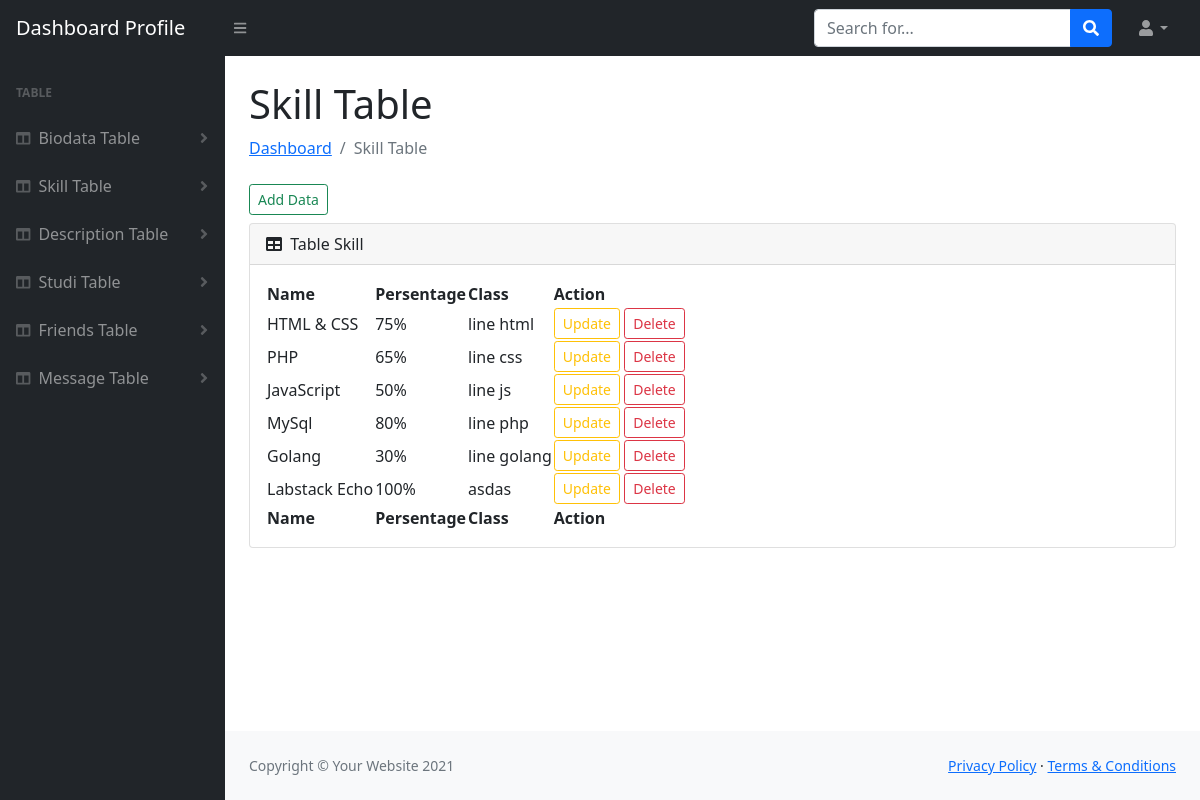
The app's page /dashboard/skill.php with its own data.
### tables this page shows
CREATE TABLE `skill` (
  `id` int(11) NOT NULL,
  `name` varchar(255) NOT NULL,
  `persen_val` varchar(25) NOT NULL,
  `class` varchar(50) NOT NULL
);

### dashboard/conn.php (called while the page is built, shortened)
<?php
    function connection(){
        $servername = "localhost";
        $username = "dev_web";
        $password = "masukaja12";
        $dbname = "dev_web";
        $conn = new mysqli($servername, $username, $password, $dbname);
        return $conn;
    }
?>

### dashboard/skill.php (the view, shortened to what this page needs)
<?php
    include('conn.php');
?>
<!DOCTYPE html>
<html lang="en">
    <head>
        <link href="https://cdn.jsdelivr.net/npm/simple-datatables@latest/dist/style.css" rel="stylesheet" />
        <link href="css/styles.css" rel="stylesheet" />
    </head>
    <body class="sb-nav-fixed">
        <nav class="sb-topnav navbar navbar-expand navbar-dark bg-dark">
            <a class="navbar-brand ps-3" href="<?php echo 'index.php';?>">Dashboard Profile</a>
            <button class="btn btn-link btn-sm order-1 order-lg-0 me-4 me-lg-0" id="sidebarToggle" href="#!"><i class="fas fa-bars"></i></button>
            <form class="d-none d-md-inline-block form-inline ms-auto me-0 me-md-3 my-2 my-md-0">
                <div class="input-group">
                    <input class="form-control" type="text" placeholder="Search for..." aria-label="Search for..." aria-describedby="btnNavbarSearch" />
                    <button class="btn btn-primary" id="btnNavbarSearch" type="button"><i class="fas fa-search"></i></button>
                </div>
            </form>
            <ul class="navbar-nav ms-auto ms-md-0 me-3 me-lg-4">
                <li class="nav-item dropdown">
                    <a class="nav-link dropdown-toggle" id="navbarDropdown" href="#" role="button" data-bs-toggle="dropdown" aria-expanded="false"><i class="fas fa-user fa-fw"></i></a>
                </li>
            </ul>
        </nav>
        <div id="layoutSidenav">
            <div id="layoutSidenav_nav">
                <nav class="sb-sidenav accordion sb-sidenav-dark" id="sidenavAccordion">
                    <div class="sb-sidenav-menu">
                        <div class="nav">
                            <div class="sb-sidenav-menu-heading">Table</div>
                            <a class="nav-link collapsed" href="#" data-bs-toggle="collapse" data-bs-target="#biodata" aria-expanded="false" aria-controls="collapseLayouts">
                                <div class="sb-nav-link-icon"><i class="fas fa-columns"></i></div>
                                Biodata Table
                                <div class="sb-sidenav-collapse-arrow"><i class="fas fa-angle-down"></i></div>
                            </a>
                            <a class="nav-link collapsed" href="#" data-bs-toggle="collapse" data-bs-target="#skill" aria-expanded="false" aria-controls="collapseLayouts">
                                <div class="sb-nav-link-icon"><i class="fas fa-columns"></i></div>
                                Skill Table
                                <div class="sb-sidenav-collapse-arrow"><i class="fas fa-angle-down"></i></div>
                            </a>
                            <a class="nav-link collapsed" href="#" data-bs-toggle="collapse" data-bs-target="#description" aria-expanded="false" aria-controls="collapseLayouts">
                                <div class="sb-nav-link-icon"><i class="fas fa-columns"></i></div>
                                Description Table
                                <div class="sb-sidenav-collapse-arrow"><i class="fas fa-angle-down"></i></div>
                            </a>
                            <a class="nav-link collapsed" href="#" data-bs-toggle="collapse" data-bs-target="#studi" aria-expanded="false" aria-controls="collapseLayouts">
                                <div class="sb-nav-link-icon"><i class="fas fa-columns"></i></div>
                                Studi Table
                                <div class="sb-sidenav-collapse-arrow"><i class="fas fa-angle-down"></i></div>
                            </a>
                            <a class="nav-link collapsed" href="#" data-bs-toggle="collapse" data-bs-target="#teman" aria-expanded="false" aria-controls="collapseLayouts">
                                <div class="sb-nav-link-icon"><i class="fas fa-columns"></i></div>
                                Friends Table
                                <div class="sb-sidenav-collapse-arrow"><i class="fas fa-angle-down"></i></div>
                            </a>
                            <a class="nav-link collapsed" href="#" data-bs-toggle="collapse" data-bs-target="#message" aria-expanded="false" aria-controls="collapseLayouts">
                                <div class="sb-nav-link-icon"><i class="fas fa-columns"></i></div>
                                Message Table
                                <div class="sb-sidenav-collapse-arrow"><i class="fas fa-angle-down"></i></div>
                            </a>
                        </div>
                    </div>
                </nav>
            </div>
            <div id="layoutSidenav_content">
                <main>
                    <div class="container-fluid px-4">
                        <h1 class="mt-4">Skill Table</h1>
                        <ol class="breadcrumb mb-4">
                            <li class="breadcrumb-item"><a href="<?php echo 'index.php';?>">Dashboard</a></li>
                            <li class="breadcrumb-item active">Skill Table</li>
                        </ol>
                        <a href="<?php echo 'module/skill/create.php';?>" class="btn btn-outline-success btn-sm mb-2"> Add Data</a>
                        <div class="card mb-4">
                            <div class="card-header">
                                <i class="fas fa-table me-1"></i>
                                Table Skill
                            </div>
                            <div class="card-body">
                                <table id="datatablesSimple">
                                    <thead>
                                        <tr>
                                            <th>Name</th>
                                            <th>Persentage</th>
                                            <th>Class</th>
                                            <th>Action</th>
                                        </tr>
                                    </thead>
                                    <tbody>
                                        <?php
                                            $query = "SELECT * FROM skill";
                                            $result = mysqli_query(connection(),$query);
                                        ?>
                                        <?php while($data = mysqli_fetch_array($result)): ?>
                                        <tr>
                                            <td><?php echo $data['name']; ?></td>
                                            <td><?php echo $data['persen_val']; ?></td>
                                            <td><?php echo $data['class']; ?></td>
                                            <td>
                                                <a href="<?php echo "module/skill/update.php?id=".$data['id']; ?>" class="btn btn-outline-warning btn-sm"> Update</a>
                                                <a href="<?php echo "module/skill/delete.php?id=".$data['id']; ?>" class="btn btn-outline-danger btn-sm"> Delete</a>
                                            </td>
                                        </tr>
                                        <?php endwhile ?>
                                    </tbody>
                                    <tfoot>
                                        <tr>
                                            <th>Name</th>
                                            <th>Persentage</th>
                                            <th>Class</th>
                                            <th>Action</th>
                                        </tr>
                                    </tfoot>
                                </table>
                            </div>
                        </div>
                    </div>
                </main>
                <footer class="py-4 bg-light mt-auto">
                    <div class="container-fluid px-4">
                        <div class="d-flex align-items-center justify-content-between small">
                            <div class="text-muted">Copyright &copy; Your Website 2021</div>
                            <div>
                                <a href="#">Privacy Policy</a>
                                &middot;
                                <a href="#">Terms &amp; Conditions</a>
                            </div>
                        </div>
                    </div>
                </footer>
            </div>
        </div>
    </body>
</html>

### records on screen
skill: name "HTML & CSS", persen_val "75%", class "line html"
skill: name "PHP", persen_val "65%", class "line css"
skill: name "JavaScript", persen_val "50%", class "line js"
skill: name "MySql", persen_val "80%", class "line php"
skill: name "Golang", persen_val "30%", class "line golang"
skill: name "Labstack Echo", persen_val "100%", class "asdas"
